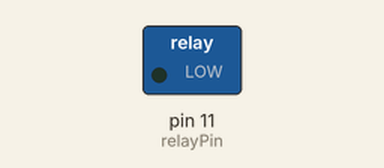
A program run on a simulated Raspberry Pi (header pin numbers). Parts: switched loads named in the program (green lamp = pin HIGH). Dashed ring = blinking.

Above: at 0.2 s.
Timing chart, 0 to 3.0 s (numbered marks = the images above):
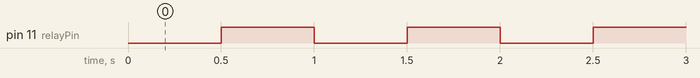

The program:

script.py
```python
#!/usr/bin/env python
import RPi.GPIO as GPIO
import time

relayPin = 11    # GPIO17

def setup():
	GPIO.setmode(GPIO.BOARD)
	GPIO.setup(relayPin, GPIO.OUT)
	GPIO.output(relayPin, GPIO.HIGH)

def loop():
	while True:
		GPIO.output(relayPin, GPIO.LOW)
		time.sleep(0.5)
		GPIO.output(relayPin, GPIO.HIGH)
		time.sleep(0.5)

def destroy():
	GPIO.output(relayPin, GPIO.HIGH)
	GPIO.cleanup()

if __name__ == '__main__':
	setup()
	try:
		loop()
	except KeyboardInterrupt:
		destroy()
```

Measured:
- by itself, pin 11 (relayPin): alternates HIGH for 0.50 s and LOW for 0.50 s
